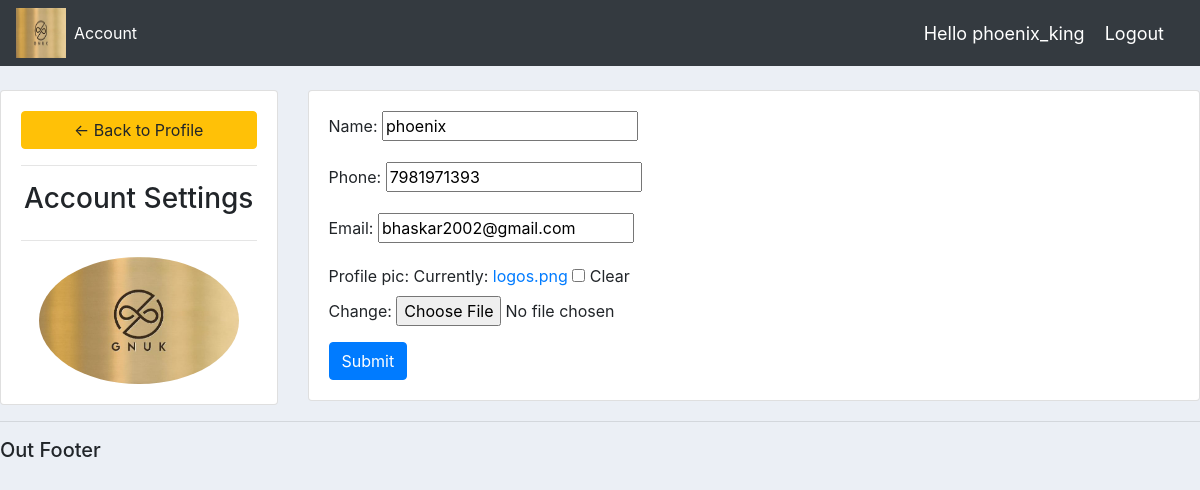
Screenshot of /account/ (signed in) with the database file from the repository.
### accounts/models.py (models this page shows, shortened)
class Customer (models.Model):
    user= models.OneToOneField(User,blank=True, null=True, on_delete=models.CASCADE)
    name = models.CharField(max_length=100, null=True)
    phone=models.CharField(max_length=100, null=True)
    email=models.CharField(max_length=100, null=True)
    date_created= models.DateTimeField(auto_now_add=True)
    profile_pic= models.ImageField(default='logos.png', null=True, blank=True)

### accounts/views.py (the view)
# urls.py: path('account/', views.accountSettings, name="account_settings"),
@login_required(login_url='login')
def accountSettings(request):
    customer = request.user.customer
    form= CustomerForm(instance=customer)
    if request.method == "POST":
        form = CustomerForm(request.POST, request.FILES,instance=customer)
        if form.is_valid():
            form.save()
    context = {'form':form}
    return render(request, 'accounts/account_settings.html',{'context':context})

### accounts/templates/accounts/account_settings.html (shortened to what this page needs)
{%  extends 'accounts/main.html' %}
{% block content %}
<br>
<div class="row">
	<div class="col-md-3">
		<div class="card card-body">
			<a class="btn btn-warning" href="{% url 'home' %}"> &#8592; Back to Profile</a>
			<hr>
			<h3 style="text-align: center">Account Settings</h3>
			<hr>
			<img class="profile-pic" src="{{request.user.customer.profile_pic.url}}" >
		</div>
	</div>
	<div class="col-md-9">
		<div class="card card-body">
			<form method="POST" action="" enctype="multipart/form-data">
				{{ context.form.as_p }}
			<input class="btn btn-primary" type="submit" name="Update Information">
			</form>
		</div>
	</div>
</div>
{% endblock %}

### accounts/templates/accounts/navbar.html (shortened to what this page needs)
{% load static %}
<link rel="stylesheet", type="text/css" href=" {% static '/css/main.css' %}">
<nav class="navbar navbar-expand-lg navbar-dark bg-dark">
  <img src="{% static 'images/logos.png' %}"style="width: 50px; height: 50px;">
  <div class="collapse navbar-collapse" id="navbarNavAltMarkup">
    <div class="navbar-nav">
      {% if request.user.is_staff %}
        <a class="nav-item nav-link active" href="{% url 'home' %}">Dashboard </a>
        <a class="nav-item nav-link" href="{% url 'products' %}">Products</a>
      {% else %}
        <a class="nav-item nav-link active" href="{% url 'account_settings'%}">Account</a>
      {%endif%}
    </div>
  </div>
  <span class="user_name">Hello {{request.user}}</span>
  <span ><a  class="user_name" href="{% url 'logout' %}">Logout</a></span>
</nav>

### static/css/main.css (style rules this page uses)
body { background-color: #ebeff5; }

### accounts/templates/accounts/navbar.html (style rules this page uses)
.user_name { font-size: 18px; color: #fff; margin-right: 20px; }

### accounts/templates/accounts/account_settings.html (style rules this page uses)
.profile-pic { max-width: 200px; max-height:200px; margin: 0 auto; border-radius: 50%; }

### rows the page displays
Customer: name "phoenix", phone "7981971393", email "bhaskar2002@gmail.com"

### other values shown
{{ request.user }} "phoenix_king"
